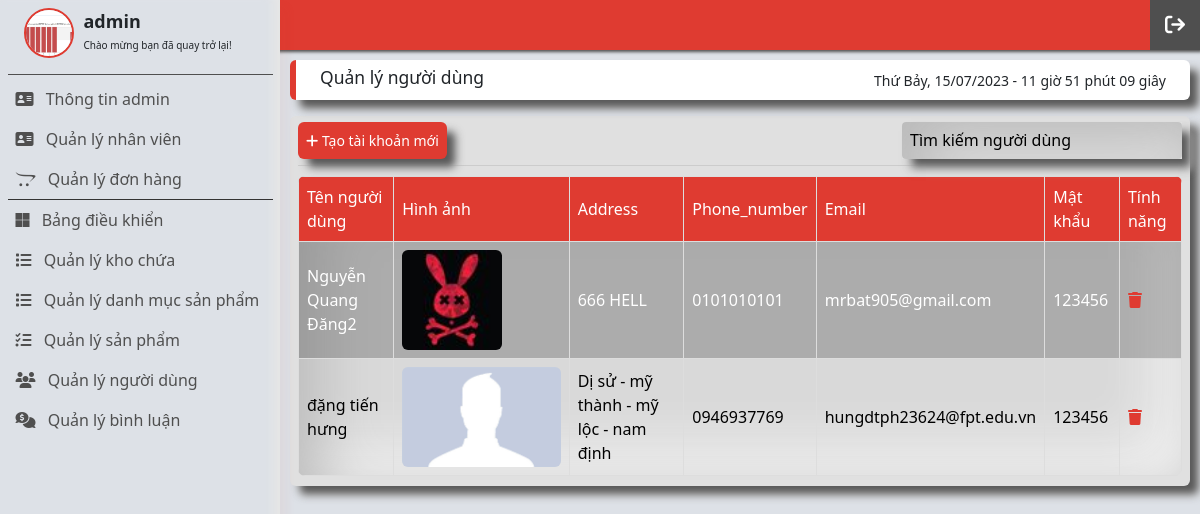
The page /admin/customer.php (signed in) on the database its author committed.
### tables this page shows
CREATE TABLE `customer` (
  `id` int(11) NOT NULL COMMENT 'Mã đăng nhập',
  `name_customer` varchar(250) NOT NULL COMMENT 'Họ và tên',
  `passWord` varchar(60) NOT NULL COMMENT 'Mật khẩu',
  `email` varchar(250) NOT NULL COMMENT 'Địa chỉ email',
  `address` varchar(250) NOT NULL COMMENT 'Địa chỉ',
  `phone_number` varchar(10) NOT NULL COMMENT 'số điện thoại',
  `picture` varchar(250) DEFAULT NULL COMMENT 'Tên hình ảnh',
  `active` bit(1) DEFAULT b'0' COMMENT 'Trạng thái kích hoạt',
  `role` int(1) NOT NULL COMMENT 'Vai trò'
);

### admin/templates/admin/layout.php (called while the page is built)
<?php
include('head.php');
include('header.php');
include('content.php');
include('footer.php');

### admin/controllers/c_customers.php (called while the page is built, shortened)
<?php
class c_customers
{
    public function index()
    {
        include('models/m_customers.php');
        $c_customers = new m_customer();
        $search = '';
        $list = $c_customers->read_customer($search);
        include('templates/admin/layout.php');
    }
}

### admin/models/database.php (called while the page is built, shortened)
<?php
class database
{
    protected $pdo = NULL;
    protected $sql = '';
    public function __construct()
    {
        try {
            $this->pdo = new PDO("mysql:host=" . DB_HOST . "; dbname=" . DB_NAME, DB_USER, DB_PWD);
            $this->pdo->query('set names "utf8"');
        } catch (PDOException $ex) {
            die($ex->getMessage());
        }
    }
    public function setQuery($sql)
    {
        $this->sql = $sql;
    }
    public function execute($options = array())
    {
        $this->sta = $this->pdo->prepare($this->sql);
        $this->sta->execute();
        return $this->sta;
    }
    public function loadAllRows($options = array())
    {
        if (!$options) {
            if (!$result = $this->execute())
                return false;
        } else {
            if (!$result = $this->execute($options))
                return false;
        }
        return $result->fetchAll(PDO::FETCH_OBJ);
    }
}

### admin/models/m_customers.php (called while the page is built, shortened)
<?php
include('database.php');
class m_customer extends database
{
    public function read_customer($search)
    {
        $sql = "select customer.*, customer.id as 'id_customer' from customer
                where (role = 3 and name_customer like '%$search%') or (role = 3)";
        return $this->loadAllRows();
    }
}

### admin/views/customers/v_customer.php (the view, shortened to what this page needs)
<main class="content-wrapper">
    <div class="row">
        <div class="col-md-12">
            <div class="app__title">
                <h3 class="app__title-title">Quản lý người dùng</h3>
                <div id="clock"></div>
            </div>
        </div>
    </div>
    <main class="container__main">
        <div class="container__main-handler">
            <div class="container__main-link">
                <a data-bs-toggle="modal" data-bs-target="#openModal" class="text-white" style="cursor: pointer;">
                    <i class="fa-solid fa-plus"></i>
                    Tạo tài khoản mới
                </a>
            </div>
            <div class="container__main-search">
                <form action="">
                    <input type="search" name="search" id="" placeholder="Tìm kiếm người dùng" value="<?php if (isset($_GET['search'])) {
                                                                                                            echo $_GET['search'];
                                                                                                        } ?>">
                </form>
            </div>
        </div>
        <div class="container__table">
            <table>
                <tr>
                    <th>Tên người dùng</th>
                    <th>Hình ảnh</th>
                    <th>Address</th>
                    <th>Phone_number</th>
                    <th>Email</th>
                    <th>Mật khẩu</th>
                    <th>Tính năng</th>
                </tr>
                <?php foreach ($list as $key => $each) : ?>
                <tr>
                    <td><?= $each->name_customer; ?></td>
                    <td>
                        <?php if ($each->picture == NULL) { ?>
                        <img src="public/front-end/images/trend-avatar-1.jpg" alt="" class="img_item">
                        <?php } else { ?>
                        <img src="public/front-end/images/customer/<?= $each->picture; ?>" alt="" class="img_item">
                        <?php } ?>
                    </td>
                    <td><?= $each->address; ?></td>
                    <td><?= $each->phone_number; ?></td>
                    <td><?= $each->email; ?></td>
                    <?php if ($_SESSION['admin_role'] == 1) { ?>
                    <td><?= $each->passWord; ?></td>
                    <?php } else { ?>
                    <td>*******</td>
                    <?php } ?>
                    <td>
                        <a href="delete-customer.php?id=<?= $each->id_customer; ?>">
                            <i class="fa-solid fa-trash"></i>
                        </a>
                    </td>
                </tr>
                <?php endforeach ?>
            </table>
        </div>
    </main>
</main>

### admin/public/front-end/scss/main.css (style rules this page uses)
* { margin: 0; padding: 0; box-sizing: border-box; }
html { font-size: 62.5%; line-height: 1.6; font-family: "Roboto Mono", monospace; }
body { background-color: #dde1e7; }
a { text-decoration: none; }
button, input { outline: none; border: none; }

### admin/public/front-end/scss/content.css (style rules this page uses)
* { margin: 0; padding: 0; box-sizing: border-box; }
.content-wrapper { padding: 1rem; margin-top: 5rem; width: calc(100vw - 28rem); margin-left: 28rem; }
.content-wrapper .app__title { height: 4rem; background-color: #fff; border-radius: 0.6rem; -webkit-border-radius: 0.6rem; -moz-border-radius: 0.6rem; -ms-border-radius: 0.6rem; -o-border-radius: 0.6rem; display: flex; justify-content: space-between; align-items: center; border-left: 0.6rem solid #df3b31; box-shadow: 9px 9px 9px #5a5a5a, 9px 9px 9px #ffffff; }
.content-wrapper .app__title-title { margin-left: 2.4rem; }
.content-wrapper .app__title #clock { margin-right: 2.4rem; font-size: 1.4rem; font-weight: 500; }
.container__main { margin-top: 1.6rem; background-color: #ffffff; border-radius: 0.6rem; -webkit-border-radius: 0.6rem; -moz-border-radius: 0.6rem; -ms-border-radius: 0.6rem; -o-border-radius: 0.6rem; background: #e0e0e0; box-shadow: 20px 20px 60px #bebebe, -20px -20px 60px #dce0e5; padding: 0 0.8rem; box-shadow: 9px 9px 9px #5a5a5a, 9px 9px 9px #ffffff; }
.container__main-handler { padding: 1.6rem 0; height: 5rem; display: flex; align-items: center; justify-content: space-between; border-bottom: 1px solid #ccc; }
.container__main-link a { display: inline-block; padding: 8px; background-color: #df3b31; margin-right: 0.6rem; color: #ffffff; border-radius: 0.6rem; -webkit-border-radius: 0.6rem; -moz-border-radius: 0.6rem; -ms-border-radius: 0.6rem; -o-border-radius: 0.6rem; font-size: 1.4rem; box-shadow: 9px 9px 9px #5a5a5a, 9px 9px 9px #ffffff; }
.container__main-search { box-shadow: 9px 9px 9px #5a5a5a, 9px 9px 9px #ffffff; }
.container__main-search input { padding: 8px; min-width: 28rem; width: 28rem; border-radius: 4px; border-radius: 7px; background: #d9d9d9; box-shadow: inset 20px 20px 60px #b8b8b8, inset -20px -20px 60px #fafafa; -webkit-border-radius: 4px; -moz-border-radius: 4px; -ms-border-radius: 4px; -o-border-radius: 4px; color: #000; font-size: 1.4rem; }
.container__table { margin-top: 1rem; padding-bottom: 1rem; }
.container__table table { border-collapse: collapse; border-radius: 0.6rem; width: 100%; background-color: #ffffff; -webkit-border-radius: 0.6rem; -moz-border-radius: 0.6rem; -ms-border-radius: 0.6rem; -o-border-radius: 0.6rem; overflow: hidden; border-radius: 7px; background: #d9d9d9; box-shadow: inset 20px 20px 60px #b8b8b8, inset -20px -20px 60px #fafafa; }
.container__table tr:first-child { height: 40px; }
.container__table tr:first-child th { background-color: #df3b31; color: #ffffff; font-weight: 500; }
.container__table td, .container__table th { border: 1px solid #dddddd; text-align: left; padding: 8px; font-size: 1.6rem; color: #000; font-weight: 400; }
.container__table tr:nth-child(even) td { background-color: rgba(79, 79, 79, 0.3294117647); color: #ffffff; }
.container__table td a i { color: #df3b31; }
.container__table tr { height: 10rem; }
.img_item { height: 10rem; border-radius: 0.6rem; -webkit-border-radius: 0.6rem; -moz-border-radius: 0.6rem; -ms-border-radius: 0.6rem; -o-border-radius: 0.6rem; }
::placeholder { text-align: left; font-size: 1.6rem; color: #000; }

### rows shown on the page
customer: name_customer "Nguyễn Quang Đăng2", picture (picture), address "666 HELL", phone_number "0101010101", email "mrbat905@gmail.com", passWord "123456"
customer: name_customer "đặng tiến hưng", address "Dị sử - mỹ thành - mỹ lộc - nam định", phone_number "0946937769", email "hungdtph23624@fpt.edu.vn", passWord "123456"

### other values the page prints
$_SESSION['admin_name'] "admin"
